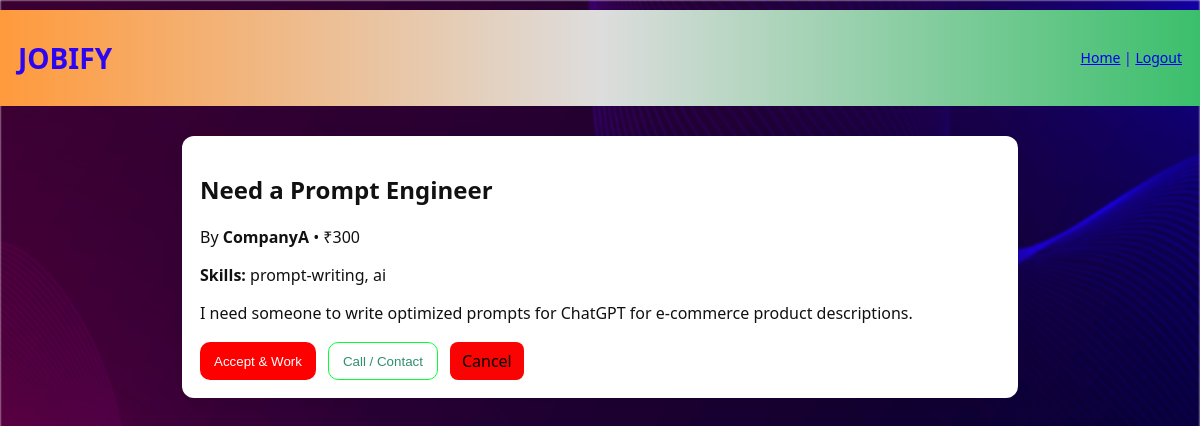
Page /post/1 (signed in) on the committed database.
### tables this page shows
CREATE TABLE posts (
                    id INTEGER PRIMARY KEY AUTOINCREMENT,
                    title TEXT,
                    description TEXT,
                    skills TEXT,
                    amount INTEGER,
                    author TEXT
                    );

### app.py (the view)
@app.route('/post/<int:post_id>')
def post_detail(post_id):
    if 'user' not in session:
        return redirect(url_for('index'))
    conn = get_db_connection()
    post = conn.execute("SELECT * FROM posts WHERE id = ?", (post_id,)).fetchone()
    conn.close()
    if not post:
        return "Post not found", 404
    return render_template('post.html', post=post)

### app.py (called while the page is built)
def get_db_connection():
    conn = sqlite3.connect(DB_PATH)
    conn.row_factory = sqlite3.Row
    return conn

### templates/post.html (shortened to what this page needs)
<!DOCTYPE html>
<html>
<head>
  <link rel="stylesheet" href="{{ url_for('static', filename='style.css') }}">
</head>
<body>
  <header class="topbar small">
    <h1>JOBIFY</h1>
    <div class="right"><a href="/home">Home</a> | <a href="/logout">Logout</a></div>
  </header>
  <div class="post-detail">
    <h2>{{ post['title'] }}</h2>
    <p class="meta">By <b>{{ post['author'] }}</b> • ₹{{ post['amount'] }}</p>
    <p><strong>Skills:</strong> {{ post['skills'] }}</p>
    <p>{{ post['description'] }}</p>
    <div class="actions">
      <button class="btn">Accept & Work</button>
      <button class="btn outline">Call / Contact</button>
      <a href="/home" class="btn ghost">Cancel</a>
    </div>
  </div>
</body>
</html>

### static/style.css (style rules this page uses)
body::before { content: ""; position: fixed; top: 0; left: 0; width: 100%; height: 100%; background: url('6600674_3334896.jpg') no-repeat center center/cover; filter: blur(1px); z-index: -1; }
body { font-family: 'Segoe UI', Roboto, Arial; margin:0; background:#f6f1ef; color:#111; }
.topbar { background: linear-gradient(90deg,#ff9a3c,#ddd,#3bbf6b); padding:18px; display:flex; align-items:center; justify-content:space-between; color:rgb(0, 15, 68); }
.topbar.small { padding:10px 18px; font-size:14px; }
.btn { background:#ff0000; color:white; border:none; padding:10px 14px; border-radius:10px; cursor:pointer; text-decoration:none; display:inline-block; }
.small { margin-top:10px; font-size:13px; color:#2d06f1; }
.post-detail { max-width:800px; margin:30px auto; background:#fff; padding:18px; border-radius:12px; box-shadow:0 8px 24px rgba(0,0,0,0.06); }
.actions { margin-top:18px; display:flex; gap:12px; }
.btn.outline { background:transparent; border:1px solid #04ff36; color:#2d8f6f; }
.btn.ghost { background:#fa0303; color:#000000; text-decoration:none; padding:8px 12px; border-radius:8px; }

### rows in the picture
posts: title "Need a Prompt Engineer", author "CompanyA", amount "300", skills "prompt-writing, ai", description "I need someone to write optimized prompts for ChatGPT for e-commerce product descriptions."
